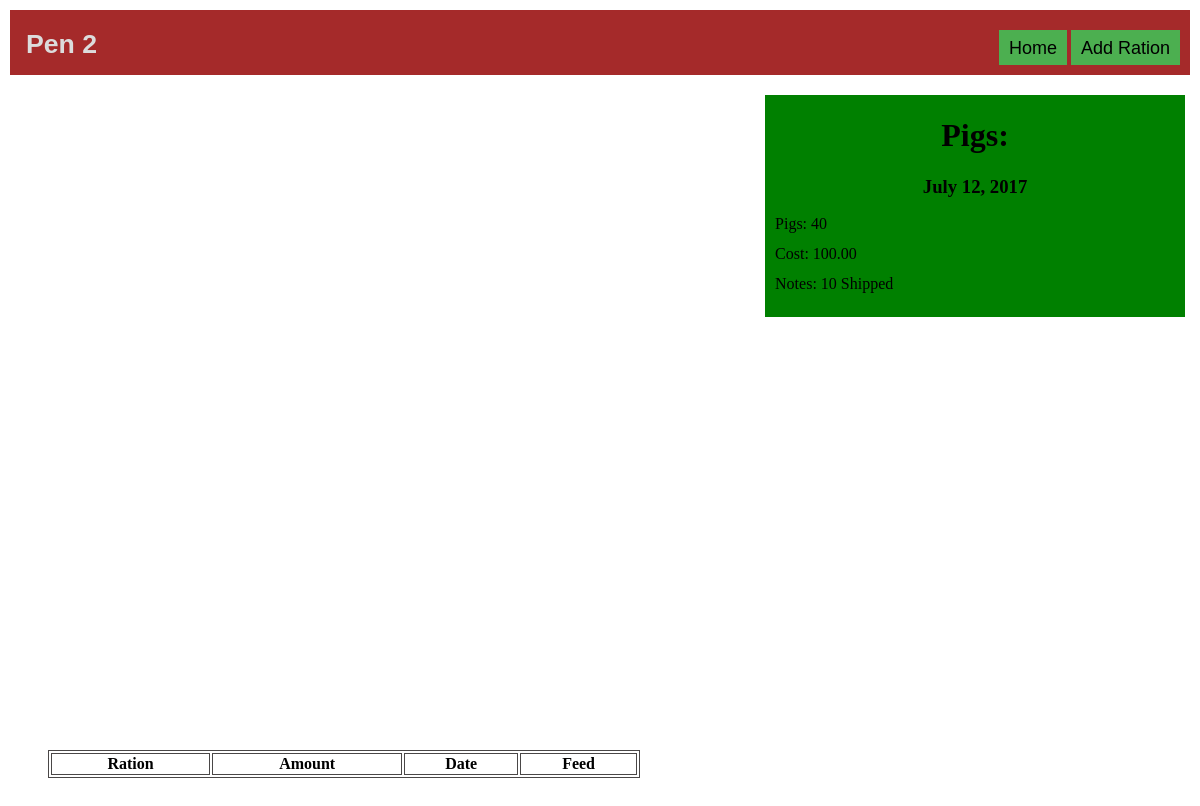
Before: /pigs/pen2/ (signed in) with the older database file.
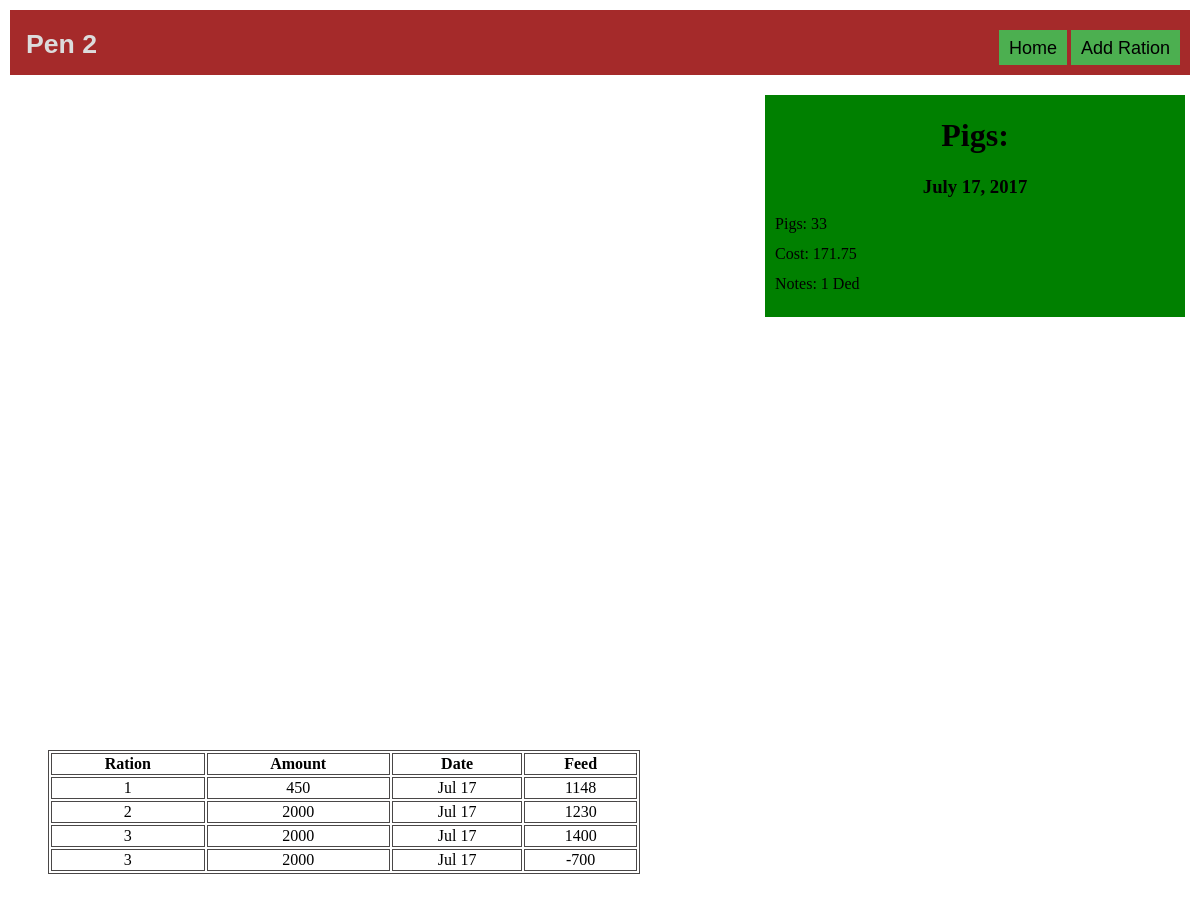
After: the same page with the newer database file.
### pigs/models.py (models this page shows, shortened)
class Pigsinpen(models.Model):
    pigpen = models.ForeignKey(Pigpen,on_delete=models.CASCADE)
    pigs = models.PositiveIntegerField()
    pig_cost_total = models.DecimalField(max_digits=6,decimal_places=2)
    date = models.DateTimeField()
    notes = models.CharField(max_length = 300,blank=True,null = True)

class pigration(models.Model):
    pigpen = models.ForeignKey(Pigpen, on_delete= models.CASCADE)
    ration = models.ForeignKey(Ration, on_delete=models.CASCADE)
    pigsinapen = models.CharField(max_length=4)
    ration_amount = models.IntegerField()
    date = models.DateTimeField(blank=True)

class Ration(models.Model):
    ration_text = models.CharField(max_length=15)
    ration_price = models.DecimalField(max_digits=19,decimal_places=4)
    feed_per_pig = models.CharField(max_length=3,default = 55)
    milo = models.CharField(max_length=4)
    sbm = models.CharField(max_length=4)
    dynamin = models.CharField(max_length=3,default = 0)
    pigpak = models.CharField(max_length=3,default = 0)
    sixtyeighty = models.CharField(max_length=3,default = 0)
    control = models.CharField(max_length=3,default = 0)
    optimax = models.CharField(max_length=3,default = 0)
    molderase = models.CharField(max_length=3,default = 0)
    hitpork = models.CharField(max_length=3,default = 0)
    oats = models.CharField(max_length=3,default = 0)
    sowonehundred = models.CharField(max_length=3,default = 0)
    porkperformance = models.CharField(max_length=3,default = 0)
    safeguard = models.CharField(max_length=3,default = 0)
    spicepak = models.CharField(max_length=3,default = 0)
    def __str__(self):
        return self.ration_text

### pigs/views.py (the view)
# urls.py: url(r'^pen(?P<pk>[0-9]+)/$', views.penview.as_view(), name = 'pen'),
class penview(LoginRequiredMixin, generic.DetailView):
    model = Pigpen
    template_name = 'pigs/penview.html'
    def get_context_data(self, **kwargs):
        context = super().get_context_data(**kwargs)
        context['pens'] = Pigpen.objects.all()
        context['latestpigs'] = getlatestpigchange(self.kwargs['pk'],1)
        return context

### pigs/models.py (called while the page is built)
    def __str__(self):
        return self.pen

### pigs/templatetags/appfilters.py (called while the page is built)
@register.simple_tag
def getfeed(ration,pigpen,inpen,date):
    rat = pigration.objects.filter(pigpen=pigpen).filter(ration=ration).filter(date__lte=date).aggregate(Sum('ration_amount'))
    feed = rat['ration_amount__sum']
    amount = int(Ration.objects.values_list('feed_per_pig', flat = True).get(ration_text=ration))
    try:
        pigs = int(Pigsinpen.objects.filter(pigpen=pigpen).filter(id=inpen).values_list('pigs', flat =True).latest('date'))
    except:
        pigs = 0
    return amount*pigs-feed

### pigs/views.py (called while the page is built)
def getlatestpigchange(pigpen,number):
    try:
        latestpigs = Pigsinpen.objects.values('id','pigs','pig_cost_total','date','notes').filter(pigpen=pigpen).order_by('-date')[:number]
    except:
        latestpigs = '0'
    return latestpigs

### pigs/templates/pigs/penview.html (shortened to what this page needs)
﻿<!DOCTYPE html>
{% load static %}
{% load appfilters %}
<link rel="stylesheet" type="text/css" href="{% static 'pigs/penviewstyles.css'%}" />
<link rel="stylesheet" type="text/css" href="{% static 'pigs/Generalstyles.css' %}" />
<link rel="stylesheet" href="https://cdnjs.cloudflare.com/ajax/libs/font-awesome/4.7.0/css/font-awesome.min.css">
<html lang="en" xmlns="http://www.w3.org/1999/xhtml">
<head>
</head>
<body >
      <div class='custom-menu col-4 col-m-4'>
                <li><a class="nostyle block" href="{% url 'pigs:}"</li>
            </div>
    <div class="sidebar col-4 col-m-3">
        <a class="col-3 col-m-3 nostyle" href="{%url 'pigs:pigsforpen' pigpen %}"><h1>Pigs:</h1></a>
        {% for pig in latestpigs %}
            <a class="nostyle" id="rightclick" href="{%url 'pigs:updatepigs' pigpen pig.id %}">
                <h3>{{pig.date|date}}</h3>
                <p>Pigs: {{pig.pigs}}</p>
                <p class="sidebarp">Cost: {{pig.pig_cost_total}}</p>
                </a>
                {%if pig.notes%}
                <p class="sidebarp sidebarphover">Notes: {{pig.notes}}</p>{%endif%}
            {%empty%}
            <h3><a class="nostyle" href="{% url 'pigs:deletepig' pigpen %}">Clean out Pen?</a></h3>
            <h3><a class="nopigs" href="{% url 'pigs:addpigs' pigpen %}">Click to add pigs.</a></h3>
            {%endfor%}
        </div>
        <div class="content">
            <div class="header">
                <div class="dropdown">
                    <button class="headerdropbtn"><h1 id="pen">Pen {{pigpen}}</h1></button>
                </div>
                <div class="headerbuttons">
                    <button class="dropbtn"><a class="nostyle" href="{% url 'pigs:index' %}">Home</a></button>
                    <button class="dropbtn"><a class="nostyle" href="{% url 'pigs:addration' pigpen %}">Add Ration</a></button>
                </div>
            </div>
            <table class="col-6 col-m-6 col-s-10 sortable">
                <tr>
                    <th class="col-s-3">Ration</th>
                    <th class="col-s-3">Amount</th>
                    <th class="col-m-3 col-s-3">Date</th>
                    <th class="col-s-3">Feed</th>
                </tr>
                {% for pig in pigpen.pigration_set.all %}
                <tr>
                    <td><a href="{% url 'pigs:updateration' pig.pigpen pig.id %}">{{pig.ration}}</a></td>
                    <td><a href="{% url 'pigs:updateration' pig.pigpen pig.id %}">{{pig.ration_amount}}</a></td>
                    <td><a href="{% url 'pigs:updateration' pig.pigpen pig.id %}">{{pig.date|date:'M'}} {{pig.date|date:'d'}}</a></td>
                    {% getfeed pig.ration pig.pigpen pig.pigsinapen pig.date as feed %}
                    <td><a href="{% url 'pigs:updateration' pig.pigpen pig.id %}">{{feed}}</a></td>
                </tr>
                {%endfor%}
            </table>
        </div>
</body>
</html>

Changed rows visible on the page:
no longer on this page (row unchanged): Pigsinpen: date "July 12, 2017", pigs "40", pig_cost_total "100.00", notes "10 Shipped"
added Pigsinpen: date "July 17, 2017", pigs "33", pig_cost_total "171.75", notes "1 Ded"
added pigration: ration "1", ration_amount "450", date "Jul", date "17", feed "1148"
added pigration: ration "2", ration_amount "2000", date "Jul", date "17", feed "1230"
added pigration: ration "3", ration_amount "2000", date "Jul", date "17", feed "1400"
added pigration: ration "3", ration_amount "2000", date "Jul", date "17", feed "-700"
